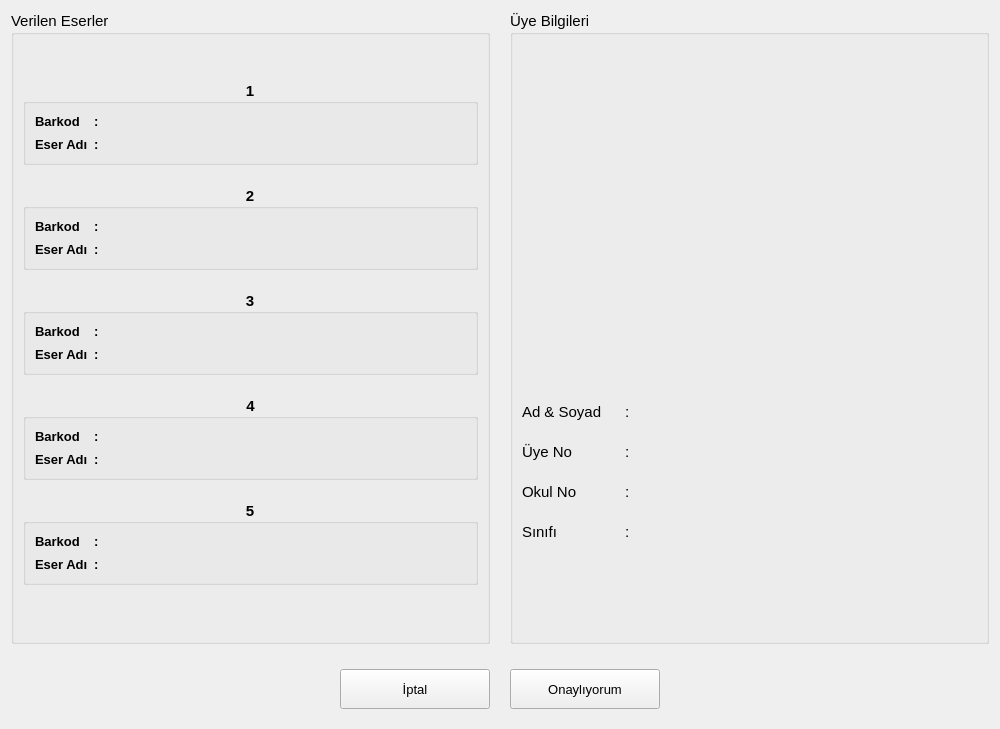
<?xml version="1.0" encoding="UTF-8"?>
<ui version="4.0">
 <class>Form</class>
 <widget class="QWidget" name="Form">
  <property name="geometry">
   <rect>
    <x>0</x>
    <y>0</y>
    <width>1000</width>
    <height>729</height>
   </rect>
  </property>
  <property name="maximumSize">
   <size>
    <width>1000</width>
    <height>750</height>
   </size>
  </property>
  <property name="font">
   <font>
    <pointsize>10</pointsize>
   </font>
  </property>
  <property name="windowTitle">
   <string>Onay Sayfası</string>
  </property>
  <layout class="QVBoxLayout" name="verticalLayout">
   <property name="spacing">
    <number>20</number>
   </property>
   <item>
    <layout class="QHBoxLayout" name="horizontalLayout_2">
     <item>
      <widget class="QGroupBox" name="groupBox">
       <property name="font">
        <font>
         <pointsize>11</pointsize>
        </font>
       </property>
       <property name="title">
        <string>Verilen Eserler</string>
       </property>
       <layout class="QVBoxLayout" name="verticalLayout_3">
        <property name="spacing">
         <number>20</number>
        </property>
        <property name="topMargin">
         <number>0</number>
        </property>
        <property name="bottomMargin">
         <number>11</number>
        </property>
        <item>
         <spacer name="verticalSpacer_2">
          <property name="orientation">
           <enum>Qt::Vertical</enum>
          </property>
          <property name="sizeHint" stdset="0">
           <size>
            <width>20</width>
            <height>40</height>
           </size>
          </property>
         </spacer>
        </item>
        <item>
         <widget class="QGroupBox" name="groupBox_1">
          <property name="font">
           <font>
            <weight>75</weight>
            <bold>true</bold>
           </font>
          </property>
          <property name="title">
           <string>1</string>
          </property>
          <property name="alignment">
           <set>Qt::AlignCenter</set>
          </property>
          <layout class="QGridLayout" name="gridLayout">
           <item row="0" column="0">
            <widget class="QLabel" name="label_10">
             <property name="sizePolicy">
              <sizepolicy hsizetype="Fixed" vsizetype="Fixed">
               <horstretch>0</horstretch>
               <verstretch>0</verstretch>
              </sizepolicy>
             </property>
             <property name="font">
              <font>
               <pointsize>10</pointsize>
               <weight>75</weight>
               <bold>true</bold>
              </font>
             </property>
             <property name="text">
              <string>Barkod</string>
             </property>
            </widget>
           </item>
           <item row="0" column="1">
            <widget class="QLabel" name="label_11">
             <property name="sizePolicy">
              <sizepolicy hsizetype="Fixed" vsizetype="Fixed">
               <horstretch>0</horstretch>
               <verstretch>0</verstretch>
              </sizepolicy>
             </property>
             <property name="font">
              <font>
               <pointsize>10</pointsize>
               <weight>75</weight>
               <bold>true</bold>
              </font>
             </property>
             <property name="text">
              <string>:</string>
             </property>
            </widget>
           </item>
           <item row="0" column="2">
            <widget class="QLabel" name="label_barkod1">
             <property name="font">
              <font>
               <pointsize>11</pointsize>
               <weight>50</weight>
               <bold>false</bold>
              </font>
             </property>
             <property name="text">
              <string/>
             </property>
            </widget>
           </item>
           <item row="1" column="0">
            <widget class="QLabel" name="label_12">
             <property name="sizePolicy">
              <sizepolicy hsizetype="Fixed" vsizetype="Fixed">
               <horstretch>0</horstretch>
               <verstretch>0</verstretch>
              </sizepolicy>
             </property>
             <property name="font">
              <font>
               <pointsize>10</pointsize>
               <weight>75</weight>
               <bold>true</bold>
              </font>
             </property>
             <property name="text">
              <string>Eser Adı</string>
             </property>
            </widget>
           </item>
           <item row="1" column="1">
            <widget class="QLabel" name="label_13">
             <property name="sizePolicy">
              <sizepolicy hsizetype="Fixed" vsizetype="Fixed">
               <horstretch>0</horstretch>
               <verstretch>0</verstretch>
              </sizepolicy>
             </property>
             <property name="font">
              <font>
               <pointsize>10</pointsize>
               <weight>75</weight>
               <bold>true</bold>
              </font>
             </property>
             <property name="text">
              <string>:</string>
             </property>
            </widget>
           </item>
           <item row="1" column="2">
            <widget class="QLabel" name="label_eserAdi1">
             <property name="font">
              <font>
               <pointsize>11</pointsize>
               <weight>50</weight>
               <bold>false</bold>
              </font>
             </property>
             <property name="text">
              <string/>
             </property>
            </widget>
           </item>
          </layout>
         </widget>
        </item>
        <item>
         <widget class="QGroupBox" name="groupBox_2">
          <property name="font">
           <font>
            <weight>75</weight>
            <bold>true</bold>
           </font>
          </property>
          <property name="title">
           <string>2</string>
          </property>
          <property name="alignment">
           <set>Qt::AlignCenter</set>
          </property>
          <layout class="QGridLayout" name="gridLayout_3">
           <item row="1" column="0">
            <widget class="QLabel" name="label_20">
             <property name="sizePolicy">
              <sizepolicy hsizetype="Fixed" vsizetype="Fixed">
               <horstretch>0</horstretch>
               <verstretch>0</verstretch>
              </sizepolicy>
             </property>
             <property name="font">
              <font>
               <pointsize>10</pointsize>
               <weight>75</weight>
               <bold>true</bold>
              </font>
             </property>
             <property name="text">
              <string>Eser Adı</string>
             </property>
            </widget>
           </item>
           <item row="1" column="1">
            <widget class="QLabel" name="label_21">
             <property name="sizePolicy">
              <sizepolicy hsizetype="Fixed" vsizetype="Fixed">
               <horstretch>0</horstretch>
               <verstretch>0</verstretch>
              </sizepolicy>
             </property>
             <property name="font">
              <font>
               <pointsize>10</pointsize>
               <weight>75</weight>
               <bold>true</bold>
              </font>
             </property>
             <property name="text">
              <string>:</string>
             </property>
            </widget>
           </item>
           <item row="1" column="2">
            <widget class="QLabel" name="label_eserAdi2">
             <property name="font">
              <font>
               <pointsize>11</pointsize>
               <weight>50</weight>
               <bold>false</bold>
              </font>
             </property>
             <property name="text">
              <string/>
             </property>
            </widget>
           </item>
           <item row="0" column="1">
            <widget class="QLabel" name="label_19">
             <property name="sizePolicy">
              <sizepolicy hsizetype="Fixed" vsizetype="Fixed">
               <horstretch>0</horstretch>
               <verstretch>0</verstretch>
              </sizepolicy>
             </property>
             <property name="font">
              <font>
               <pointsize>10</pointsize>
               <weight>75</weight>
               <bold>true</bold>
              </font>
             </property>
             <property name="text">
              <string>:</string>
             </property>
            </widget>
           </item>
           <item row="0" column="0">
            <widget class="QLabel" name="label_18">
             <property name="sizePolicy">
              <sizepolicy hsizetype="Fixed" vsizetype="Fixed">
               <horstretch>0</horstretch>
               <verstretch>0</verstretch>
              </sizepolicy>
             </property>
             <property name="font">
              <font>
               <pointsize>10</pointsize>
               <weight>75</weight>
               <bold>true</bold>
              </font>
             </property>
             <property name="text">
              <string>Barkod</string>
             </property>
            </widget>
           </item>
           <item row="0" column="2">
            <widget class="QLabel" name="label_barkod2">
             <property name="font">
              <font>
               <pointsize>11</pointsize>
               <weight>50</weight>
               <bold>false</bold>
              </font>
             </property>
             <property name="text">
              <string/>
             </property>
            </widget>
           </item>
          </layout>
         </widget>
        </item>
        <item>
         <widget class="QGroupBox" name="groupBox_3">
          <property name="font">
           <font>
            <weight>75</weight>
            <bold>true</bold>
           </font>
          </property>
          <property name="title">
           <string>3</string>
          </property>
          <property name="alignment">
           <set>Qt::AlignCenter</set>
          </property>
          <layout class="QGridLayout" name="gridLayout_5">
           <item row="0" column="0">
            <widget class="QLabel" name="label_26">
             <property name="sizePolicy">
              <sizepolicy hsizetype="Fixed" vsizetype="Fixed">
               <horstretch>0</horstretch>
               <verstretch>0</verstretch>
              </sizepolicy>
             </property>
             <property name="font">
              <font>
               <pointsize>10</pointsize>
               <weight>75</weight>
               <bold>true</bold>
              </font>
             </property>
             <property name="text">
              <string>Barkod</string>
             </property>
            </widget>
           </item>
           <item row="0" column="1">
            <widget class="QLabel" name="label_27">
             <property name="sizePolicy">
              <sizepolicy hsizetype="Fixed" vsizetype="Fixed">
               <horstretch>0</horstretch>
               <verstretch>0</verstretch>
              </sizepolicy>
             </property>
             <property name="font">
              <font>
               <pointsize>10</pointsize>
               <weight>75</weight>
               <bold>true</bold>
              </font>
             </property>
             <property name="text">
              <string>:</string>
             </property>
            </widget>
           </item>
           <item row="0" column="2">
            <widget class="QLabel" name="label_barkod3">
             <property name="font">
              <font>
               <pointsize>11</pointsize>
               <weight>50</weight>
               <bold>false</bold>
              </font>
             </property>
             <property name="text">
              <string/>
             </property>
            </widget>
           </item>
           <item row="1" column="0">
            <widget class="QLabel" name="label_28">
             <property name="sizePolicy">
              <sizepolicy hsizetype="Fixed" vsizetype="Fixed">
               <horstretch>0</horstretch>
               <verstretch>0</verstretch>
              </sizepolicy>
             </property>
             <property name="font">
              <font>
               <pointsize>10</pointsize>
               <weight>75</weight>
               <bold>true</bold>
              </font>
             </property>
             <property name="text">
              <string>Eser Adı</string>
             </property>
            </widget>
           </item>
           <item row="1" column="1">
            <widget class="QLabel" name="label_29">
             <property name="sizePolicy">
              <sizepolicy hsizetype="Fixed" vsizetype="Fixed">
               <horstretch>0</horstretch>
               <verstretch>0</verstretch>
              </sizepolicy>
             </property>
             <property name="font">
              <font>
               <pointsize>10</pointsize>
               <weight>75</weight>
               <bold>true</bold>
              </font>
             </property>
             <property name="text">
              <string>:</string>
             </property>
            </widget>
           </item>
           <item row="1" column="2">
            <widget class="QLabel" name="label_eserAdi3">
             <property name="font">
              <font>
               <pointsize>11</pointsize>
               <weight>50</weight>
               <bold>false</bold>
              </font>
             </property>
             <property name="text">
              <string/>
             </property>
            </widget>
           </item>
          </layout>
         </widget>
        </item>
        <item>
         <widget class="QGroupBox" name="groupBox_4">
          <property name="font">
           <font>
            <weight>75</weight>
            <bold>true</bold>
           </font>
          </property>
          <property name="title">
           <string>4</string>
          </property>
          <property name="alignment">
           <set>Qt::AlignCenter</set>
          </property>
          <layout class="QGridLayout" name="gridLayout_4">
           <item row="0" column="0">
            <widget class="QLabel" name="label_22">
             <property name="sizePolicy">
              <sizepolicy hsizetype="Fixed" vsizetype="Fixed">
               <horstretch>0</horstretch>
               <verstretch>0</verstretch>
              </sizepolicy>
             </property>
             <property name="font">
              <font>
               <pointsize>10</pointsize>
               <weight>75</weight>
               <bold>true</bold>
              </font>
             </property>
             <property name="text">
              <string>Barkod</string>
             </property>
            </widget>
           </item>
           <item row="0" column="1">
            <widget class="QLabel" name="label_23">
             <property name="sizePolicy">
              <sizepolicy hsizetype="Fixed" vsizetype="Fixed">
               <horstretch>0</horstretch>
               <verstretch>0</verstretch>
              </sizepolicy>
             </property>
             <property name="font">
              <font>
               <pointsize>10</pointsize>
               <weight>75</weight>
               <bold>true</bold>
              </font>
             </property>
             <property name="text">
              <string>:</string>
             </property>
            </widget>
           </item>
           <item row="0" column="2">
            <widget class="QLabel" name="label_barkod4">
             <property name="font">
              <font>
               <pointsize>11</pointsize>
               <weight>50</weight>
               <bold>false</bold>
              </font>
             </property>
             <property name="text">
              <string/>
             </property>
            </widget>
           </item>
           <item row="1" column="0">
            <widget class="QLabel" name="label_24">
             <property name="sizePolicy">
              <sizepolicy hsizetype="Fixed" vsizetype="Fixed">
               <horstretch>0</horstretch>
               <verstretch>0</verstretch>
              </sizepolicy>
             </property>
             <property name="font">
              <font>
               <pointsize>10</pointsize>
               <weight>75</weight>
               <bold>true</bold>
              </font>
             </property>
             <property name="text">
              <string>Eser Adı</string>
             </property>
            </widget>
           </item>
           <item row="1" column="1">
            <widget class="QLabel" name="label_25">
             <property name="sizePolicy">
              <sizepolicy hsizetype="Fixed" vsizetype="Fixed">
               <horstretch>0</horstretch>
               <verstretch>0</verstretch>
              </sizepolicy>
             </property>
             <property name="font">
              <font>
               <pointsize>10</pointsize>
               <weight>75</weight>
               <bold>true</bold>
              </font>
             </property>
             <property name="text">
              <string>:</string>
             </property>
            </widget>
           </item>
           <item row="1" column="2">
            <widget class="QLabel" name="label_eserAdi4">
             <property name="font">
              <font>
               <pointsize>11</pointsize>
               <weight>50</weight>
               <bold>false</bold>
              </font>
             </property>
             <property name="text">
              <string/>
             </property>
            </widget>
           </item>
          </layout>
         </widget>
        </item>
        <item>
         <widget class="QGroupBox" name="groupBox_5">
          <property name="font">
           <font>
            <weight>75</weight>
            <bold>true</bold>
           </font>
          </property>
          <property name="title">
           <string>5</string>
          </property>
          <property name="alignment">
           <set>Qt::AlignCenter</set>
          </property>
          <layout class="QGridLayout" name="gridLayout_2">
           <item row="0" column="0">
            <widget class="QLabel" name="label_14">
             <property name="sizePolicy">
              <sizepolicy hsizetype="Fixed" vsizetype="Fixed">
               <horstretch>0</horstretch>
               <verstretch>0</verstretch>
              </sizepolicy>
             </property>
             <property name="font">
              <font>
               <pointsize>10</pointsize>
               <weight>75</weight>
               <bold>true</bold>
              </font>
             </property>
             <property name="text">
              <string>Barkod</string>
             </property>
            </widget>
           </item>
           <item row="0" column="1">
            <widget class="QLabel" name="label_15">
             <property name="sizePolicy">
              <sizepolicy hsizetype="Fixed" vsizetype="Fixed">
               <horstretch>0</horstretch>
               <verstretch>0</verstretch>
              </sizepolicy>
             </property>
             <property name="font">
              <font>
               <pointsize>10</pointsize>
               <weight>75</weight>
               <bold>true</bold>
              </font>
             </property>
             <property name="text">
              <string>:</string>
             </property>
            </widget>
           </item>
           <item row="0" column="2">
            <widget class="QLabel" name="label_barkod5">
             <property name="font">
              <font>
               <pointsize>11</pointsize>
               <weight>50</weight>
               <bold>false</bold>
              </font>
             </property>
             <property name="text">
              <string/>
             </property>
            </widget>
           </item>
           <item row="1" column="0">
            <widget class="QLabel" name="label_16">
             <property name="sizePolicy">
              <sizepolicy hsizetype="Fixed" vsizetype="Fixed">
               <horstretch>0</horstretch>
               <verstretch>0</verstretch>
              </sizepolicy>
             </property>
             <property name="font">
              <font>
               <pointsize>10</pointsize>
               <weight>75</weight>
               <bold>true</bold>
              </font>
             </property>
             <property name="text">
              <string>Eser Adı</string>
             </property>
            </widget>
           </item>
           <item row="1" column="1">
            <widget class="QLabel" name="label_17">
             <property name="sizePolicy">
              <sizepolicy hsizetype="Fixed" vsizetype="Fixed">
               <horstretch>0</horstretch>
               <verstretch>0</verstretch>
              </sizepolicy>
             </property>
             <property name="font">
              <font>
               <pointsize>10</pointsize>
               <weight>75</weight>
               <bold>true</bold>
              </font>
             </property>
             <property name="text">
              <string>:</string>
             </property>
            </widget>
           </item>
           <item row="1" column="2">
            <widget class="QLabel" name="label_eserAdi5">
             <property name="font">
              <font>
               <pointsize>11</pointsize>
               <weight>50</weight>
               <bold>false</bold>
              </font>
             </property>
             <property name="text">
              <string/>
             </property>
            </widget>
           </item>
          </layout>
         </widget>
        </item>
        <item>
         <spacer name="verticalSpacer_3">
          <property name="orientation">
           <enum>Qt::Vertical</enum>
          </property>
          <property name="sizeHint" stdset="0">
           <size>
            <width>20</width>
            <height>40</height>
           </size>
          </property>
         </spacer>
        </item>
       </layout>
      </widget>
     </item>
     <item>
      <widget class="QGroupBox" name="groupBox_21">
       <property name="font">
        <font>
         <pointsize>11</pointsize>
        </font>
       </property>
       <property name="title">
        <string>Üye Bilgileri</string>
       </property>
       <layout class="QVBoxLayout" name="verticalLayout_2">
        <property name="spacing">
         <number>0</number>
        </property>
        <property name="topMargin">
         <number>100</number>
        </property>
        <property name="bottomMargin">
         <number>100</number>
        </property>
        <item>
         <layout class="QHBoxLayout" name="horizontalLayout_3">
          <item>
           <spacer name="horizontalSpacer_2">
            <property name="orientation">
             <enum>Qt::Horizontal</enum>
            </property>
            <property name="sizeType">
             <enum>QSizePolicy::Preferred</enum>
            </property>
            <property name="sizeHint" stdset="0">
             <size>
              <width>40</width>
              <height>20</height>
             </size>
            </property>
           </spacer>
          </item>
          <item>
           <widget class="QLabel" name="label_memberImg">
            <property name="sizePolicy">
             <sizepolicy hsizetype="Fixed" vsizetype="Fixed">
              <horstretch>0</horstretch>
              <verstretch>0</verstretch>
             </sizepolicy>
            </property>
            <property name="minimumSize">
             <size>
              <width>150</width>
              <height>200</height>
             </size>
            </property>
            <property name="maximumSize">
             <size>
              <width>150</width>
              <height>200</height>
             </size>
            </property>
            <property name="text">
             <string/>
            </property>
            <property name="pixmap">
             <pixmap>../img/kitap-kurdu.jpg</pixmap>
            </property>
            <property name="scaledContents">
             <bool>true</bool>
            </property>
           </widget>
          </item>
          <item>
           <spacer name="horizontalSpacer_3">
            <property name="orientation">
             <enum>Qt::Horizontal</enum>
            </property>
            <property name="sizeType">
             <enum>QSizePolicy::Preferred</enum>
            </property>
            <property name="sizeHint" stdset="0">
             <size>
              <width>37</width>
              <height>17</height>
             </size>
            </property>
           </spacer>
          </item>
         </layout>
        </item>
        <item>
         <spacer name="verticalSpacer">
          <property name="orientation">
           <enum>Qt::Vertical</enum>
          </property>
          <property name="sizeHint" stdset="0">
           <size>
            <width>20</width>
            <height>40</height>
           </size>
          </property>
         </spacer>
        </item>
        <item>
         <layout class="QGridLayout" name="gridLayout_6">
          <property name="horizontalSpacing">
           <number>15</number>
          </property>
          <property name="verticalSpacing">
           <number>10</number>
          </property>
          <item row="0" column="0">
           <widget class="QLabel" name="label_2">
            <property name="sizePolicy">
             <sizepolicy hsizetype="Fixed" vsizetype="Fixed">
              <horstretch>0</horstretch>
              <verstretch>0</verstretch>
             </sizepolicy>
            </property>
            <property name="minimumSize">
             <size>
              <width>0</width>
              <height>30</height>
             </size>
            </property>
            <property name="layoutDirection">
             <enum>Qt::LeftToRight</enum>
            </property>
            <property name="text">
             <string>Ad &amp; Soyad  </string>
            </property>
            <property name="alignment">
             <set>Qt::AlignBottom|Qt::AlignLeading|Qt::AlignLeft</set>
            </property>
           </widget>
          </item>
          <item row="0" column="1">
           <widget class="QLabel" name="label_40">
            <property name="sizePolicy">
             <sizepolicy hsizetype="Fixed" vsizetype="Fixed">
              <horstretch>0</horstretch>
              <verstretch>0</verstretch>
             </sizepolicy>
            </property>
            <property name="minimumSize">
             <size>
              <width>0</width>
              <height>30</height>
             </size>
            </property>
            <property name="layoutDirection">
             <enum>Qt::LeftToRight</enum>
            </property>
            <property name="text">
             <string>:</string>
            </property>
            <property name="alignment">
             <set>Qt::AlignBottom|Qt::AlignLeading|Qt::AlignLeft</set>
            </property>
           </widget>
          </item>
          <item row="0" column="2">
           <widget class="QLabel" name="label_name">
            <property name="sizePolicy">
             <sizepolicy hsizetype="Preferred" vsizetype="Fixed">
              <horstretch>0</horstretch>
              <verstretch>0</verstretch>
             </sizepolicy>
            </property>
            <property name="minimumSize">
             <size>
              <width>0</width>
              <height>30</height>
             </size>
            </property>
            <property name="font">
             <font>
              <weight>75</weight>
              <bold>true</bold>
             </font>
            </property>
            <property name="layoutDirection">
             <enum>Qt::LeftToRight</enum>
            </property>
            <property name="text">
             <string/>
            </property>
            <property name="alignment">
             <set>Qt::AlignBottom|Qt::AlignLeading|Qt::AlignLeft</set>
            </property>
           </widget>
          </item>
          <item row="1" column="0">
           <widget class="QLabel" name="label_3">
            <property name="sizePolicy">
             <sizepolicy hsizetype="Fixed" vsizetype="Fixed">
              <horstretch>0</horstretch>
              <verstretch>0</verstretch>
             </sizepolicy>
            </property>
            <property name="minimumSize">
             <size>
              <width>0</width>
              <height>30</height>
             </size>
            </property>
            <property name="layoutDirection">
             <enum>Qt::LeftToRight</enum>
            </property>
            <property name="text">
             <string>Üye No</string>
            </property>
            <property name="alignment">
             <set>Qt::AlignBottom|Qt::AlignLeading|Qt::AlignLeft</set>
            </property>
           </widget>
          </item>
          <item row="1" column="1">
           <widget class="QLabel" name="label_41">
            <property name="sizePolicy">
             <sizepolicy hsizetype="Fixed" vsizetype="Fixed">
              <horstretch>0</horstretch>
              <verstretch>0</verstretch>
             </sizepolicy>
            </property>
            <property name="minimumSize">
             <size>
              <width>0</width>
              <height>30</height>
             </size>
            </property>
            <property name="layoutDirection">
             <enum>Qt::LeftToRight</enum>
            </property>
            <property name="text">
             <string>:</string>
            </property>
            <property name="alignment">
             <set>Qt::AlignBottom|Qt::AlignLeading|Qt::AlignLeft</set>
            </property>
           </widget>
          </item>
          <item row="1" column="2">
           <widget class="QLabel" name="label_tcno">
            <property name="sizePolicy">
             <sizepolicy hsizetype="Preferred" vsizetype="Fixed">
              <horstretch>0</horstretch>
              <verstretch>0</verstretch>
             </sizepolicy>
            </property>
            <property name="minimumSize">
             <size>
              <width>0</width>
              <height>30</height>
             </size>
            </property>
            <property name="layoutDirection">
             <enum>Qt::LeftToRight</enum>
            </property>
            <property name="text">
             <string/>
            </property>
            <property name="alignment">
             <set>Qt::AlignBottom|Qt::AlignLeading|Qt::AlignLeft</set>
            </property>
           </widget>
          </item>
          <item row="2" column="0">
           <widget class="QLabel" name="label_4">
            <property name="sizePolicy">
             <sizepolicy hsizetype="Fixed" vsizetype="Fixed">
              <horstretch>0</horstretch>
              <verstretch>0</verstretch>
             </sizepolicy>
            </property>
            <property name="minimumSize">
             <size>
              <width>0</width>
              <height>30</height>
             </size>
            </property>
            <property name="layoutDirection">
             <enum>Qt::LeftToRight</enum>
            </property>
            <property name="text">
             <string>Okul No</string>
            </property>
            <property name="alignment">
             <set>Qt::AlignBottom|Qt::AlignLeading|Qt::AlignLeft</set>
            </property>
           </widget>
          </item>
          <item row="2" column="1">
           <widget class="QLabel" name="label_42">
            <property name="sizePolicy">
             <sizepolicy hsizetype="Fixed" vsizetype="Fixed">
              <horstretch>0</horstretch>
              <verstretch>0</verstretch>
             </sizepolicy>
            </property>
            <property name="minimumSize">
             <size>
              <width>0</width>
              <height>30</height>
             </size>
            </property>
            <property name="layoutDirection">
             <enum>Qt::LeftToRight</enum>
            </property>
            <property name="text">
             <string>:</string>
            </property>
            <property name="alignment">
             <set>Qt::AlignBottom|Qt::AlignLeading|Qt::AlignLeft</set>
            </property>
           </widget>
          </item>
          <item row="2" column="2">
           <widget class="QLabel" name="label_schoolNumber">
            <property name="sizePolicy">
             <sizepolicy hsizetype="Preferred" vsizetype="Fixed">
              <horstretch>0</horstretch>
              <verstretch>0</verstretch>
             </sizepolicy>
            </property>
            <property name="minimumSize">
             <size>
              <width>0</width>
              <height>30</height>
             </size>
            </property>
            <property name="layoutDirection">
             <enum>Qt::LeftToRight</enum>
            </property>
            <property name="text">
             <string/>
            </property>
            <property name="alignment">
             <set>Qt::AlignBottom|Qt::AlignLeading|Qt::AlignLeft</set>
            </property>
           </widget>
          </item>
          <item row="3" column="0">
           <widget class="QLabel" name="label_5">
            <property name="sizePolicy">
             <sizepolicy hsizetype="Fixed" vsizetype="Fixed">
              <horstretch>0</horstretch>
              <verstretch>0</verstretch>
             </sizepolicy>
            </property>
            <property name="minimumSize">
             <size>
              <width>0</width>
              <height>30</height>
             </size>
            </property>
            <property name="layoutDirection">
             <enum>Qt::LeftToRight</enum>
            </property>
            <property name="text">
             <string>Sınıfı</string>
            </property>
            <property name="alignment">
             <set>Qt::AlignBottom|Qt::AlignLeading|Qt::AlignLeft</set>
            </property>
           </widget>
          </item>
          <item row="3" column="1">
           <widget class="QLabel" name="label_43">
            <property name="sizePolicy">
             <sizepolicy hsizetype="Fixed" vsizetype="Fixed">
              <horstretch>0</horstretch>
              <verstretch>0</verstretch>
             </sizepolicy>
            </property>
            <property name="minimumSize">
             <size>
              <width>0</width>
              <height>30</height>
             </size>
            </property>
            <property name="layoutDirection">
             <enum>Qt::LeftToRight</enum>
            </property>
            <property name="text">
             <string>:</string>
            </property>
            <property name="alignment">
             <set>Qt::AlignBottom|Qt::AlignLeading|Qt::AlignLeft</set>
            </property>
           </widget>
          </item>
          <item row="3" column="2">
           <widget class="QLabel" name="label_class">
            <property name="sizePolicy">
             <sizepolicy hsizetype="Preferred" vsizetype="Fixed">
              <horstretch>0</horstretch>
              <verstretch>0</verstretch>
             </sizepolicy>
            </property>
            <property name="minimumSize">
             <size>
              <width>0</width>
              <height>30</height>
             </size>
            </property>
            <property name="layoutDirection">
             <enum>Qt::LeftToRight</enum>
            </property>
            <property name="text">
             <string/>
            </property>
            <property name="alignment">
             <set>Qt::AlignBottom|Qt::AlignLeading|Qt::AlignLeft</set>
            </property>
           </widget>
          </item>
         </layout>
        </item>
       </layout>
      </widget>
     </item>
    </layout>
   </item>
   <item>
    <layout class="QHBoxLayout" name="horizontalLayout">
     <property name="spacing">
      <number>20</number>
     </property>
     <property name="rightMargin">
      <number>0</number>
     </property>
     <property name="bottomMargin">
      <number>14</number>
     </property>
     <item>
      <spacer name="horizontalSpacer">
       <property name="orientation">
        <enum>Qt::Horizontal</enum>
       </property>
       <property name="sizeHint" stdset="0">
        <size>
         <width>40</width>
         <height>20</height>
        </size>
       </property>
      </spacer>
     </item>
     <item>
      <widget class="QPushButton" name="btn_escape">
       <property name="minimumSize">
        <size>
         <width>150</width>
         <height>40</height>
        </size>
       </property>
       <property name="maximumSize">
        <size>
         <width>200</width>
         <height>30</height>
        </size>
       </property>
       <property name="text">
        <string>İptal</string>
       </property>
      </widget>
     </item>
     <item>
      <widget class="QPushButton" name="btn_ok">
       <property name="minimumSize">
        <size>
         <width>150</width>
         <height>40</height>
        </size>
       </property>
       <property name="maximumSize">
        <size>
         <width>200</width>
         <height>30</height>
        </size>
       </property>
       <property name="text">
        <string>Onaylıyorum</string>
       </property>
      </widget>
     </item>
     <item>
      <spacer name="horizontalSpacer_4">
       <property name="orientation">
        <enum>Qt::Horizontal</enum>
       </property>
       <property name="sizeHint" stdset="0">
        <size>
         <width>40</width>
         <height>20</height>
        </size>
       </property>
      </spacer>
     </item>
    </layout>
   </item>
  </layout>
 </widget>
 <resources/>
 <connections/>
</ui>
